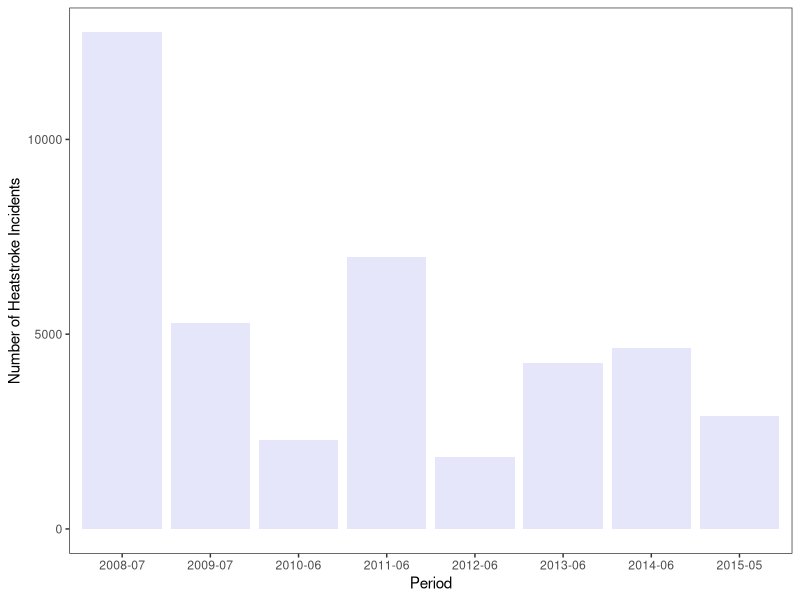

The R script that drew this image:
#### Preamble ####
# Purpose: Generates Figure 4.
# Date: 14 February 2024
# License: MIT

library(tidyverse)
library(ggthemes)

data <- read_csv("data/analysis_data/stroke.csv")

data <- data |>
  group_by(period) |>
  summarise(num = sum(people_transported, na.rm = TRUE))

plot <- data |>
  ggplot(
    mapping = aes(x = period, y = num)
  ) +
  geom_bar(stat = "identity", fill = "lavender") +
  theme_test() +
  labs(x = "Period", y = "Number of Heatstroke Incidents")

ggsave("other/figures/figure4.png", plot)